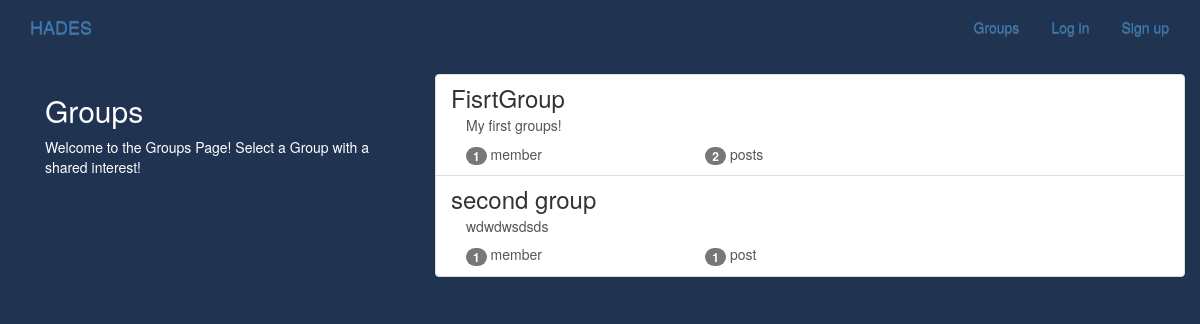
The app's page /groups/ with its own data.
### groups/models.py (models this page shows, shortened)
class Group(models.Model):
    name = models.CharField(max_length=255,unique=True)
    slug = models.SlugField(allow_unicode=True,unique=True)
    description = models.TextField(blank=True,default='')
    description_html = models.TextField(editable=False,default='',blank=True)
    members = models.ManyToManyField(User,through='GroupMember')
    class Meta:
        ordering = ['name']

### groups/views.py (the view)
class ListGroups(generic.ListView):
    model = Group

### groups/templates/groups/group_list.html (shortened to what this page needs)
{% extends "groups/group_base.html" %}
{% block pregroup %}
<div class="col-md-4">
	<div class="content">
			<h2>Groups</h2>
			<p>Welcome to the Groups Page! Select a Group with a shared interest!</p>
	</div>
</div>
{% endblock %}
{% block group_content %}
<div class="col-md-8">
	<div class="list-group">
		{% for group in object_list %}
		  <a class="list-group-item" href="{% url 'groups:single' slug=group.slug %}">
			     <h3 class="title list-group-item-heading">{{ group.name }}</h3>
			<div class="list-group-item-text container-fluid">
				{{ group.description_html|safe }}
				<div class="row">
					<div class="col-md-4">
						<span class="badge">{{ group.members.count }}</span> member{{ group.members.count|pluralize }}
					</div>
					<div class="col-md-4">
						<span class="badge">{{ group.posts.count }}</span> post{{ group.posts.count|pluralize }}
					</div>
				</div>
			</div>
		</a>
		{% endfor %}
	</div>
</div>
{% endblock %}

### static/blackmilk/css/master.css (style rules this page uses)
body { margin: 0; overflow: hidden; background-color: #203351; color:white; }

### records on screen
Group: name "FisrtGroup", description_html "My first groups!", members.count "1", posts.count "2"
Group: name "second group", description_html "wdwdwsdsds", members.count "1", posts.count "1"
